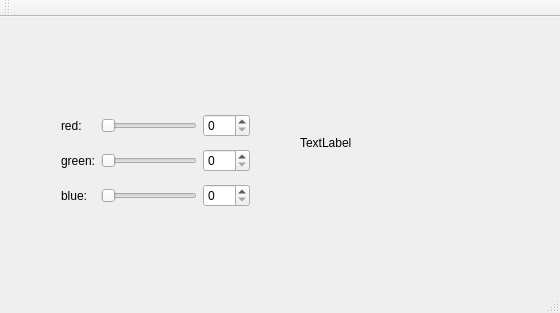
<?xml version="1.0" encoding="UTF-8"?>
<ui version="4.0">
 <class>MainWindow</class>
 <widget class="QMainWindow" name="MainWindow">
  <property name="geometry">
   <rect>
    <x>0</x>
    <y>0</y>
    <width>560</width>
    <height>313</height>
   </rect>
  </property>
  <property name="windowTitle">
   <string>MainWindow</string>
  </property>
  <widget class="QWidget" name="centralWidget">
   <widget class="QWidget" name="gridLayoutWidget">
    <property name="geometry">
     <rect>
      <x>50</x>
      <y>80</y>
      <width>211</width>
      <height>127</height>
     </rect>
    </property>
    <layout class="QGridLayout" name="gridLayout">
     <item row="3" column="0">
      <widget class="QLabel" name="labelBlue">
       <property name="text">
        <string>blue:</string>
       </property>
      </widget>
     </item>
     <item row="3" column="1">
      <widget class="QSlider" name="horizontalSliderBlue">
       <property name="orientation">
        <enum>Qt::Horizontal</enum>
       </property>
      </widget>
     </item>
     <item row="2" column="1">
      <widget class="QSlider" name="horizontalSliderGreen">
       <property name="orientation">
        <enum>Qt::Horizontal</enum>
       </property>
      </widget>
     </item>
     <item row="2" column="2">
      <widget class="QSpinBox" name="spinBoxGreen">
       <property name="maximum">
        <number>255</number>
       </property>
      </widget>
     </item>
     <item row="2" column="0">
      <widget class="QLabel" name="labelGreen">
       <property name="text">
        <string>green:</string>
       </property>
      </widget>
     </item>
     <item row="1" column="0">
      <widget class="QLabel" name="labelRed">
       <property name="text">
        <string>red:</string>
       </property>
      </widget>
     </item>
     <item row="3" column="2">
      <widget class="QSpinBox" name="spinBoxBlue">
       <property name="maximum">
        <number>255</number>
       </property>
      </widget>
     </item>
     <item row="1" column="1">
      <widget class="QSlider" name="horizontalSliderRed">
       <property name="orientation">
        <enum>Qt::Horizontal</enum>
       </property>
      </widget>
     </item>
     <item row="1" column="2">
      <widget class="QSpinBox" name="spinBoxRed">
       <property name="maximum">
        <number>255</number>
       </property>
      </widget>
     </item>
    </layout>
   </widget>
   <widget class="QLabel" name="colorLabel">
    <property name="geometry">
     <rect>
      <x>300</x>
      <y>100</y>
      <width>62</width>
      <height>51</height>
     </rect>
    </property>
    <property name="text">
     <string>TextLabel</string>
    </property>
   </widget>
  </widget>
  <widget class="QMenuBar" name="menuBar">
   <property name="geometry">
    <rect>
     <x>0</x>
     <y>0</y>
     <width>560</width>
     <height>25</height>
    </rect>
   </property>
  </widget>
  <widget class="QToolBar" name="mainToolBar">
   <attribute name="toolBarArea">
    <enum>TopToolBarArea</enum>
   </attribute>
   <attribute name="toolBarBreak">
    <bool>false</bool>
   </attribute>
  </widget>
  <widget class="QStatusBar" name="statusBar"/>
 </widget>
 <layoutdefault spacing="6" margin="11"/>
 <resources/>
 <connections>
  <connection>
   <sender>horizontalSliderRed</sender>
   <signal>valueChanged(int)</signal>
   <receiver>spinBoxRed</receiver>
   <slot>setValue(int)</slot>
   <hints>
    <hint type="sourcelabel">
     <x>153</x>
     <y>137</y>
    </hint>
    <hint type="destinationlabel">
     <x>237</x>
     <y>137</y>
    </hint>
   </hints>
  </connection>
  <connection>
   <sender>horizontalSliderGreen</sender>
   <signal>valueChanged(int)</signal>
   <receiver>spinBoxGreen</receiver>
   <slot>setValue(int)</slot>
   <hints>
    <hint type="sourcelabel">
     <x>153</x>
     <y>172</y>
    </hint>
    <hint type="destinationlabel">
     <x>237</x>
     <y>172</y>
    </hint>
   </hints>
  </connection>
  <connection>
   <sender>horizontalSliderBlue</sender>
   <signal>valueChanged(int)</signal>
   <receiver>spinBoxBlue</receiver>
   <slot>setValue(int)</slot>
   <hints>
    <hint type="sourcelabel">
     <x>153</x>
     <y>207</y>
    </hint>
    <hint type="destinationlabel">
     <x>237</x>
     <y>207</y>
    </hint>
   </hints>
  </connection>
 </connections>
</ui>
